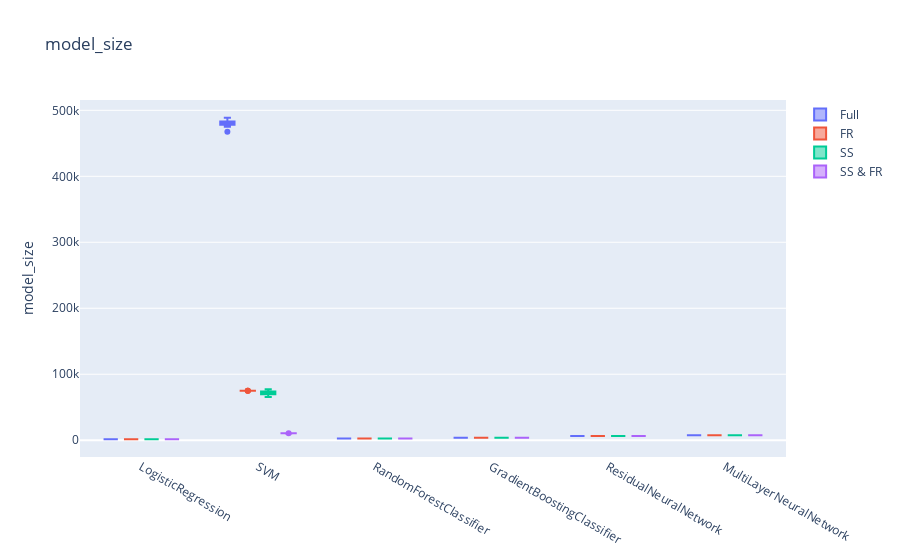

The notebook cell this image was saved under:
### Code cell
make_plots('model_size')

### Figure 1 — Plotly figure (JSON) as saved in the notebook; plotly's stock layout.template omitted (floating-point values rounded to 4 significant figures; data arrays with more than 128 entries replaced by an {"elided": "..."} marker saying what was removed)
{"data": [{"name": "Full", "type": "box", "x": {"elided": "240 str values"}, "y": {"elided": "240 int values"}}, {"name": "FR", "type": "box", "x": {"elided": "240 str values"}, "y": {"elided": "240 int values"}}, {"name": "SS", "type": "box", "x": {"elided": "240 str values"}, "y": {"elided": "240 int values"}}, {"name": "SS & FR", "type": "box", "x": {"elided": "240 str values"}, "y": {"elided": "240 int values"}}], "layout": {"boxmode": "group", "title": {"text": "model_size"}, "yaxis": {"title": {"text": "model_size"}}}}
